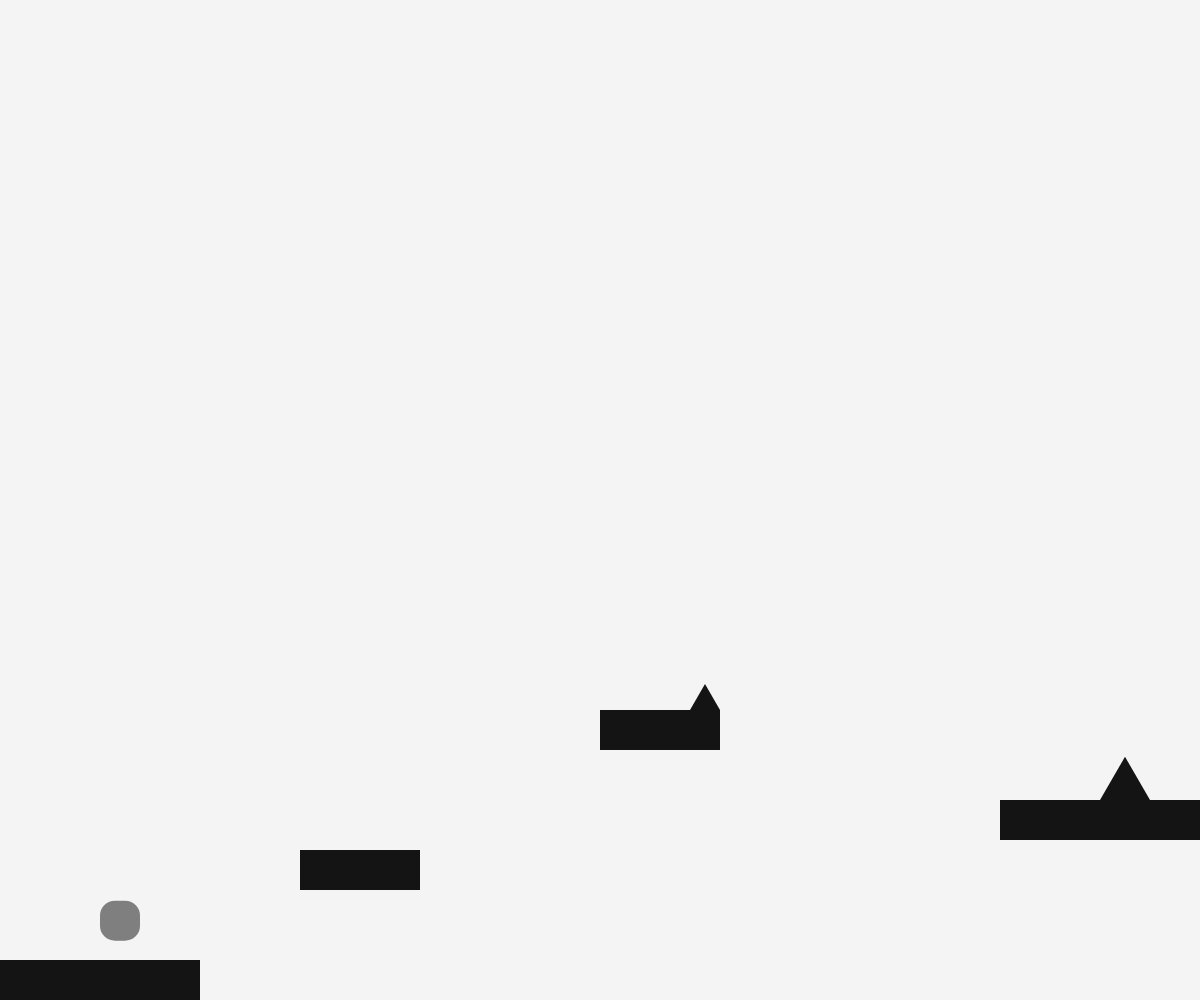
Frame 1 (no input)
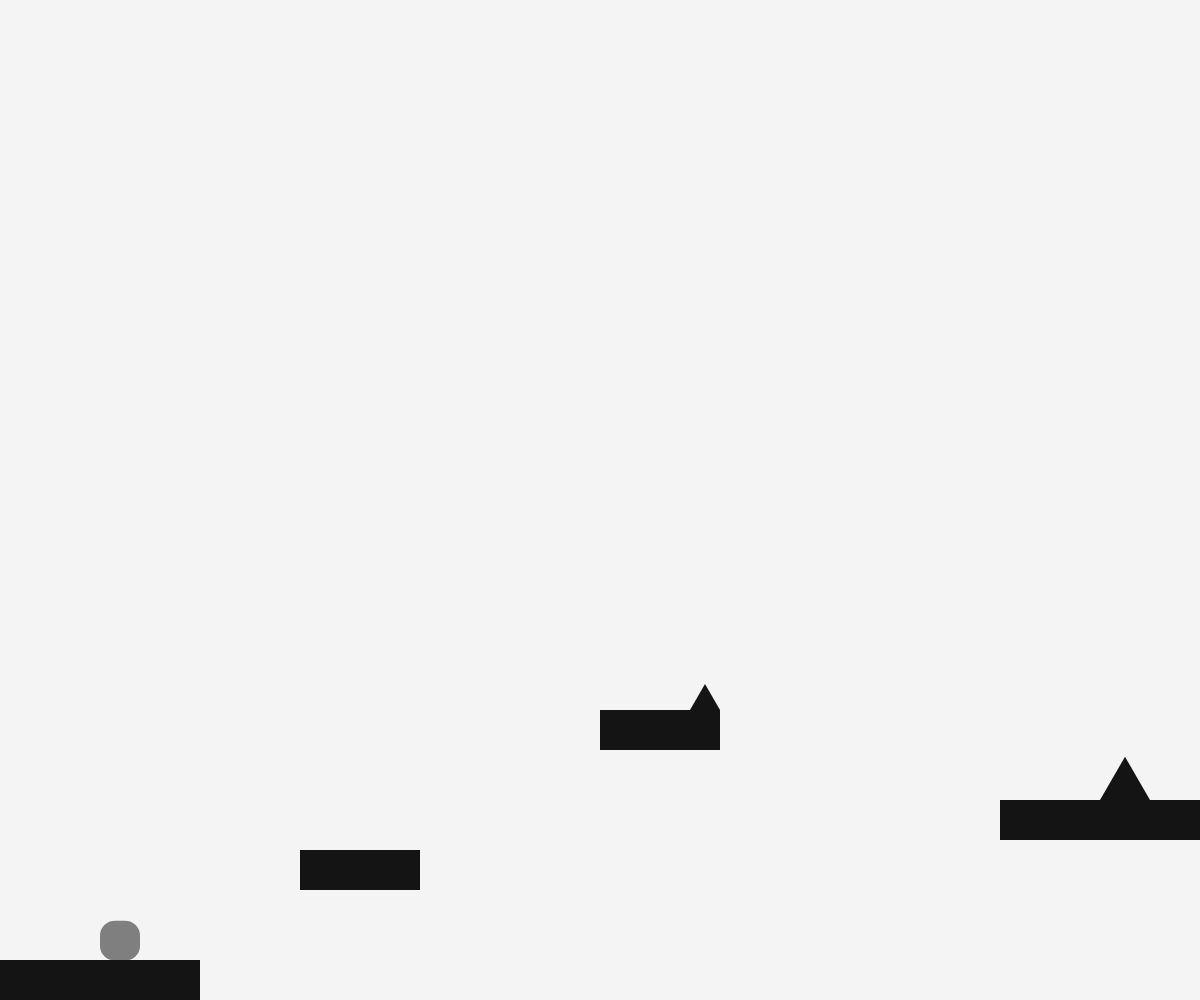
Frame 60 (no input)
Frame 120 (the mouse pressed at the canvas centre since frame 60): identical to frame 60, image omitted

The p5.js sketch that drew these frames (run headless with seeded random() and noise() and a simulated clock; from frame 60 on, the mouse is pressed at the canvas centre):

// p5.js sketch
// ── sketch.js
let player;
let platforms = [];
let spikes = [];
let camX = 0;

function setup() {
  createCanvas(windowWidth, windowHeight);
  player = new Player(100, 3*windowWidth/4, 15);

  platforms.push(new Platform(-320, height - 40, 520, 40, 0));
  platforms.push(new Platform(300, height - 150, 120, 40, 0));
  platforms.push(new Platform(600, height - 290, 120, 40, 0));
  platforms.push(new Platform(1000, height - 200, 200, 40, 0));
  platforms.push(new Platform(1400, height - 300, 200, 2000, 0));
  platforms.push(new Platform(1590, height - 50, 660, 50, 0));
  platforms.push(new Platform(1810, height - 460, 200, 200, 0));
  platforms.push(new Platform(2249, height - 201, 200, 2000, 0));
  platforms.push(new Platform(2100, height - 600, 120, 40, 0));
  platforms.push(new Platform(1800, height - 750, 120, 40, 0));
  
  spikes.push(new Spike(2000, height - 50, 50));
  spikes.push(new Spike(690, height - 290, 30));
  spikes.push(new Spike(2300, height - 200, 50));
  spikes.push(new Spike(1100, height - 200, 50));
}

function draw() {
  player.vel.x *= 0.9;
  noStroke();
  background(244);
  translate(-camX, 0);

  player.update();
  player.show();

  for (let plat of platforms) {
    plat.show();
    plat.checkCollision(player);
  }

  for (let sp of spikes) {
    sp.show();
    sp.checkCollision(player);
  }

  if (keyIsDown(32) || keyIsDown(38) || keyIsDown(87)) {
    player.jump();
  }

  camX = player.pos.x - 400;
  camX = constrain(camX, 0, 6000 - width);
}


class Player {
  constructor(x, y, r) {
    this.pos = createVector(x, y);
    this.vel = createVector(0, 0);
    this.acc = createVector(0, 0.65);
    this.w = 40;
    this.h = 40;
    this.r = r;
    this.onGround = false;
    this.onWall = false;
    this.wallDir = 0; // -1 left, 1 right
  }
  reset() {
    this.pos.x = 100;
    this.pos.y = 3*windowWidth/4;
    
  }
  update() {
    if (keyIsDown(RIGHT_ARROW) || keyIsDown(68)) this.vel.x += 1;
    if (keyIsDown(LEFT_ARROW) || keyIsDown(65)) this.vel.x -= 1;

    this.vel.add(this.acc);
    this.pos.add(this.vel);

    this.onGround = false;
    this.onWall = false;

    if (this.pos.y > height) {
      this.reset();
    }
  }

  jump() {
    if (this.onGround) {
      this.vel.y = -15;
    } else if (this.onWall) {
      this.vel.y = -12;
      this.vel.x = this.wallDir * 12; // push away
    }
  }

  show() {
    fill(127);
    rect(this.pos.x, this.pos.y, this.w, this.h, this.r);
  }
}

class Platform {
  constructor(x, y, w, h, r) {
    this.pos = createVector(x, y);
    this.w = w;
    this.h = h;
    this.r = r;
  }

  show() {
    fill(20);
    rect(this.pos.x, this.pos.y, this.w, this.h, this.r);
  }

  checkCollision(player) {
    // aabb collision
    if (player.pos.x < this.pos.x + this.w &&
        player.pos.x + player.w > this.pos.x &&
        player.pos.y < this.pos.y + this.h &&
        player.pos.y + player.h > this.pos.y) {
          
      // centre points
      let p_centerX = player.pos.x + player.w / 2;
      let plat_centerX = this.pos.x + this.w / 2;
      let p_centerY = player.pos.y + player.h / 2;
      let plat_centerY = this.pos.y + this.h / 2;

      // centre point difference
      let diffX = p_centerX - plat_centerX;
      let diffY = p_centerY - plat_centerY;

      // min separation dist
      const minXDist = player.w / 2 + this.w / 2;
      const minYDist = player.h / 2 + this.h / 2;

      // depth on axis
      let penetrationX = minXDist - Math.abs(diffX);
      let penetrationY = minYDist - Math.abs(diffY);
      

      if (penetrationX < penetrationY) {
        player.onWall = true;
        if (player.vel.y > 1) {
            player.vel.y = 1;
        }

        if (diffX > 0) {
          player.pos.x += penetrationX;
          player.wallDir = 1;
        } else {
          player.pos.x -= penetrationX;
          player.wallDir = -1;
        }
        player.vel.x = 0;
        
      } else {
        if (diffY > 0) {
           player.pos.y += penetrationY;
           player.vel.y = 0;
        } else {
          player.pos.y -= penetrationY;
          player.vel.y = 0;
          player.onGround = true;
        }
      }
    }
  }
}

class Spike {
  constructor(x, baseY, size) {
    this.x = x;
    this.size = size;
    this.h = size * sqrt(3) / 2;
    this.y = baseY;
    this.verts = [
      createVector(x, baseY),
      createVector(x + size, baseY),
      createVector(x + size/2, baseY - this.h)
    ];
  }

  show() {
    fill(20);
    noStroke();
    triangle(
      this.verts[0].x, this.verts[0].y,
      this.verts[1].x, this.verts[1].y,
      this.verts[2].x, this.verts[2].y
    );
  }

  checkCollision(player) {
    // are corners inside triangle?
    let corners = [
      createVector(player.pos.x, player.pos.y),
      createVector(player.pos.x + player.w, player.pos.y),
      createVector(player.pos.x, player.pos.y + player.h),
      createVector(player.pos.x + player.w, player.pos.y + player.h)
    ];
    for (let c of corners) {
      if (this.pointInTriangle(c, this.verts[0], this.verts[1], this.verts[2])) {
        player.reset();
        return;
      }
    }
  }

  // barybashing
  pointInTriangle(p, a, b, c) {
    let v0 = p5.Vector.sub(c, a);
    let v1 = p5.Vector.sub(b, a);
    let v2 = p5.Vector.sub(p, a);

    let dot00 = v0.dot(v0);
    let dot01 = v0.dot(v1);
    let dot02 = v0.dot(v2);
    let dot11 = v1.dot(v1);
    let dot12 = v1.dot(v2);

    let invDenom = 1 / (dot00 * dot11 - dot01 * dot01);
    let u = (dot11 * dot02 - dot01 * dot12) * invDenom;
    let v = (dot00 * dot12 - dot01 * dot02) * invDenom;

    return (u >= 0) && (v >= 0) && (u + v < 1);
  }
}

// ── style.css
body {
  margin: 0;
  overflow: hidden;
  background: #efefef;
}
